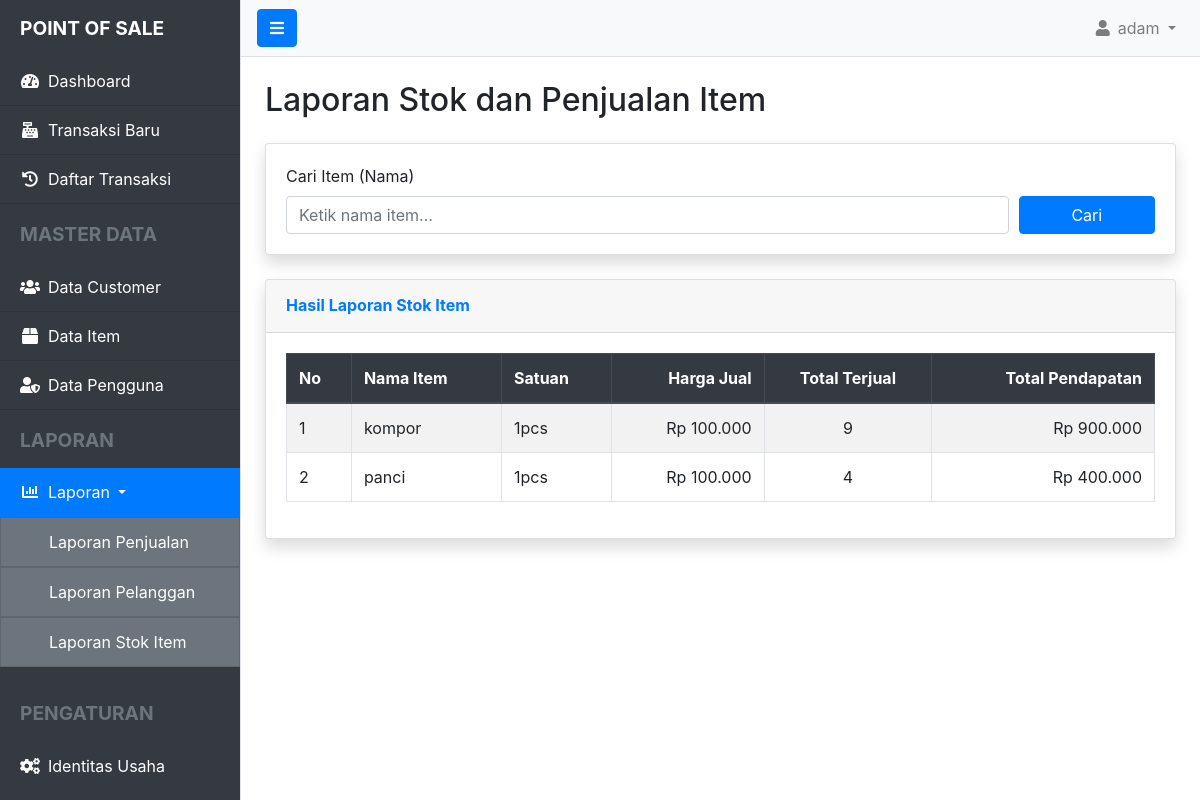
Screenshot of /index.php?controller=report&action=items (signed in) with the database file from the repository.
### tables this page shows
CREATE TABLE `items` (
  `id_item` bigint UNSIGNED NOT NULL,
  `nama_item` varchar(255) NOT NULL,
  `uom` varchar(50) NOT NULL,
  `harga_beli` decimal(15,2) DEFAULT '0.00',
  `harga_jual` decimal(15,2) NOT NULL,
  `stok` int NOT NULL DEFAULT '0'
);

### app/controllers/ReportController.php (called while the page is built, shortened)
<?php
require_once __DIR__ . '../../models/Item.php';
class ReportController {
    public function items() {
        $keyword = $_GET['search'] ?? '';
        $items = Item::searchWithSummaryAndStock($keyword);
        require __DIR__ . '/../views/layout/header.php';
        require __DIR__ . '/../views/layout/sidebar.php';
        require __DIR__ . '/../views/report/items.php';
        require __DIR__ . '/../views/layout/footer.php';
    }
}

### index.php (called while the page is built, shortened)
<?php
require_once __DIR__ . '/routes.php';

### app/models/Item.php (called while the page is built, shortened)
<?php
class Item {
    public static function searchWithSummaryAndStock($keyword) {
        $db = Database::getInstance();
        $sqlKeyword = '%' . $keyword . '%';
        $query = "
            SELECT
                i.id_item, i.nama_item, i.uom, i.harga_jual, i.stok,
                IFNULL(SUM(t.quantity), 0) as total_terjual,
                IFNULL(SUM(t.amount), 0) as total_pendapatan
            FROM items i
            LEFT JOIN transactions t ON i.id_item = t.id_item
            WHERE i.nama_item LIKE ?
            GROUP BY i.id_item, i.nama_item, i.uom, i.harga_jual
            ORDER BY total_terjual DESC
        ";
        $stmt = $db->prepare($query);
        $stmt->execute([$sqlKeyword]);
        return $stmt->fetchAll();
    }
}

### app/views/report/items.php (the view, shortened to what this page needs)
<h2 class="mb-4">Laporan Stok dan Penjualan Item</h2>
<div class="card shadow mb-4">
    <div class="card-body">
        <form method="GET">
            <div class="form-row align-items-end">
                <div class="col-md-10">
                    <label for="search">Cari Item (Nama)</label>
                    <input type="text" name="search" class="form-control" value="<?= htmlspecialchars($keyword ?? ''); ?>" placeholder="Ketik nama item...">
                </div>
                <div class="col-md-2">
                    <button type="submit" class="btn btn-primary btn-block">Cari</button>
                </div>
            </div>
        </form>
    </div>
</div>
<div class="card shadow">
    <div class="card-header py-3">
        <h6 class="m-0 font-weight-bold text-primary">Hasil Laporan Stok Item</h6>
    </div>
    <div class="card-body">
        <div class="table-responsive">
            <table class="table table-bordered table-striped">
                <thead class="thead-dark">
                    <tr>
                        <th>No</th>
                        <th>Nama Item</th>
                        <th>Satuan</th>
                        <th class="text-right">Harga Jual</th>
                        <th class="text-center">Total Terjual</th>
                        <th class="text-right">Total Pendapatan</th>
                    </tr>
                </thead>
                <tbody>
                    <?php if (!empty($items)): ?>
                        <?php $no = 1; ?>
                        <?php foreach ($items as $item): ?>
                            <tr>
                                <td><?= $no++; ?></td>
                                <td><?= htmlspecialchars($item['nama_item']); ?></td>
                                <td><?= htmlspecialchars($item['uom']); ?></td>
                                <td class="text-right">Rp <?= number_format($item['harga_jual'], 0, ',', '.'); ?></td>
                                <td class="text-center"><?= $item['total_terjual']; ?></td>
                                <td class="text-right">Rp <?= number_format($item['total_pendapatan'], 0, ',', '.'); ?></td>
                            </tr>
                        <?php endforeach; ?>
                    <?php else: ?>
                        <tr>
                            <td colspan="6" class="text-center">Data tidak ditemukan.</td>
                        </tr>
                    <?php endif; ?>
                </tbody>
            </table>
        </div>
    </div>
</div>

### app/views/layout/header.php (style rules this page uses)
body { overflow-x: hidden; }

### rows the page displays
items: nama_item "kompor", uom "1pcs", harga_jual "100.000", total_terjual "9", total_pendapatan "900.000"
items: nama_item "panci", uom "1pcs", harga_jual "100.000", total_terjual "4", total_pendapatan "400.000"

### other values shown
$_SESSION['username'] "adam"
